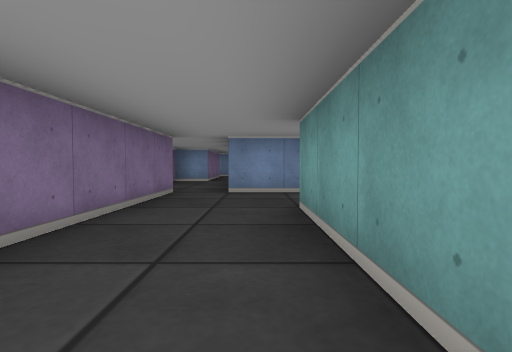
[1] (above)

16 first-person views from a walk through a cub3D level. The camera is about half as high as the walls, tilts 2° down and sees 80° across. The floor is counted in squares. Each view is taken from the middle of a square. On the plan, view 1 faces up. The plan holds only what a view shows up to about 9 squares ahead; the rest is blank.

[2]
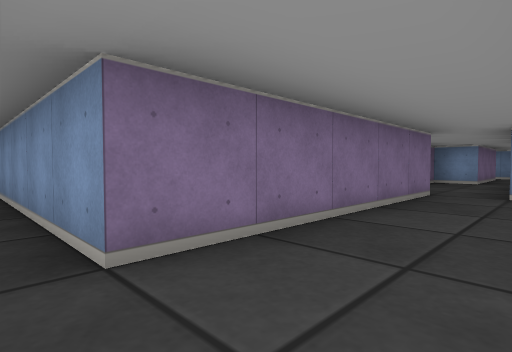

[3]
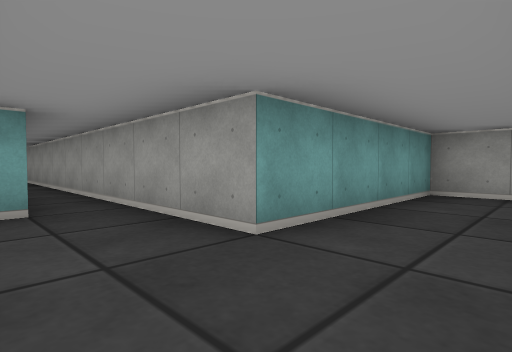

[4]
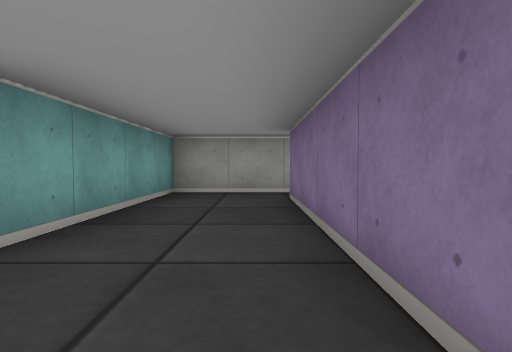

[5]
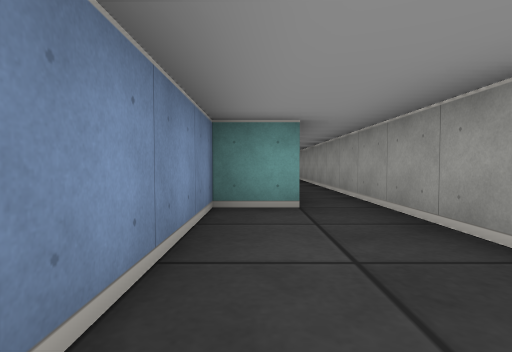

[6]
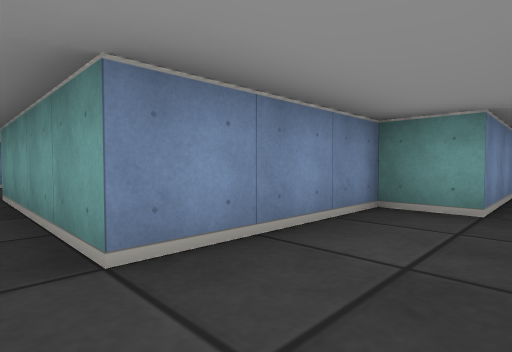

[7]
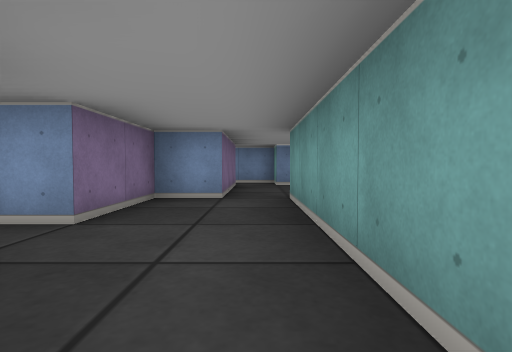

[8]
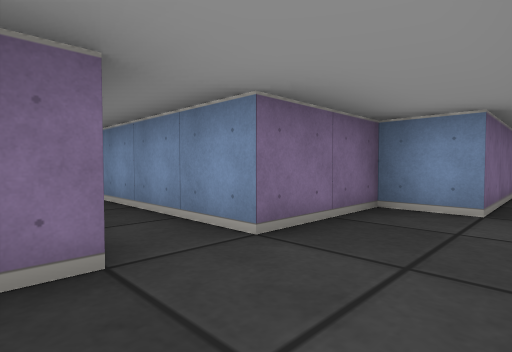

[9]
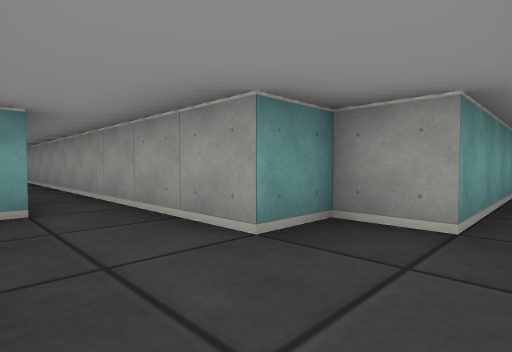

[10]
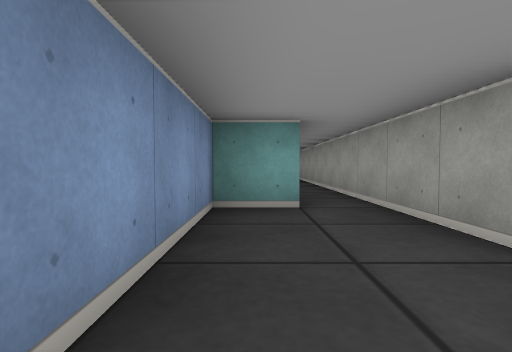

[11]
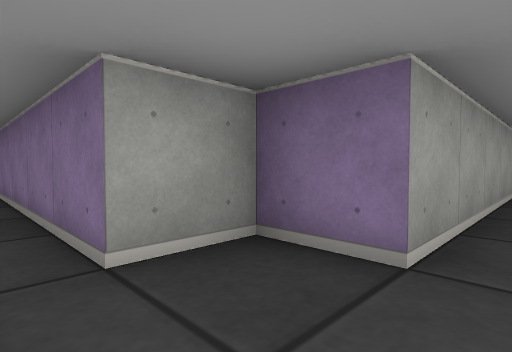

[12]
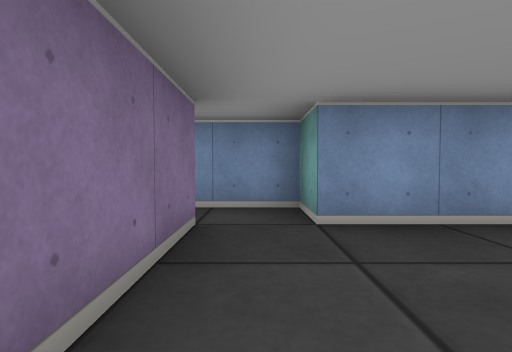

[13]
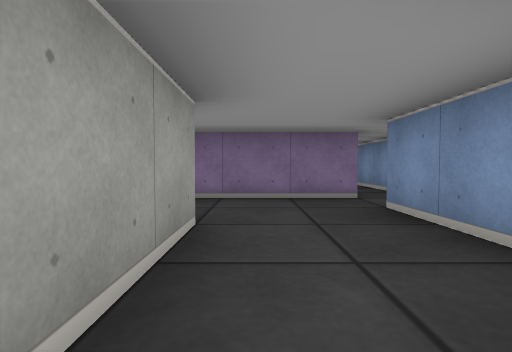

[14]
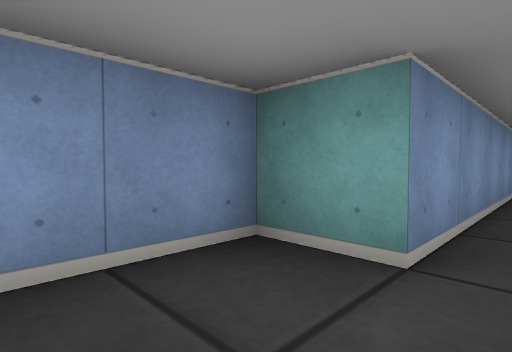

[15]
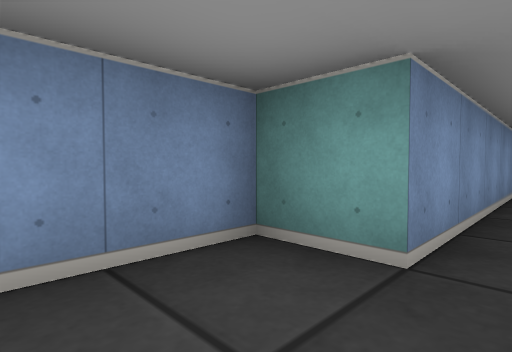

[16]
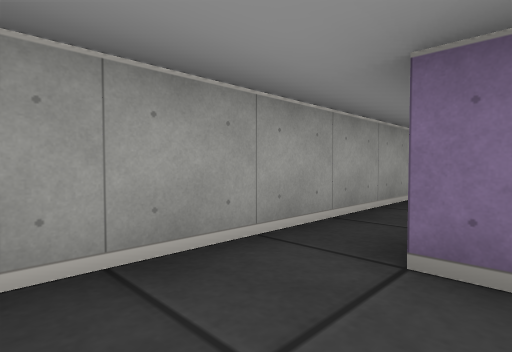

### Floor plan
Points are (right, up) in squares from view 1. A wall is a line through its corners. A room is listed if a view was taken in it or the views show most of it. See-through windows are left out.
Room 1 (views 1, 2, 3, 4, 5, 6, 7, 8, 15, 16)
walls: (-4.6, -0.5) (0.5, -0.5) (0.5, 3.5) (2.5, 3.5); (-1.5, 5.5) (-1.5, 0.5) (-5.9, 0.5); (2.5, 4.5) (2.5, 5.5) (-0.5, 5.5) (-0.5, 6.5)
ways out: opening at (-1, 6) to room 3; opening at (2, 4) to room 4
Room 2 (views 9, 10, 12, 14)
walls: (-0.5, 9.5) (0.5, 9.5) (0.5, 10.5) (2.5, 10.5); (-1.5, 12.6) (-1.5, 9.5); (2.5, 11.5) (2.5, 12.5) (-0.5, 12.5) (-0.5, 13.5) (-1.5, 13.5)
ways out: opening at (-1, 9) to room 3; opening at (3, 11) to room 4; opening at (-1, 13)
Room 3 (view 11)
walls: (-6.8, 6.5) (-2.5, 6.5) (-2.5, 5.5) (-1.5, 5.5); (-1.5, 9.5) (-2.5, 9.5) (-2.5, 7.5) (-5.5, 7.5); (-0.5, 6.5) (-0.5, 9.5)
ways out: opening at (-1, 6) to room 1; opening at (-1, 9) to room 2
Room 4 (view 13)
walls: (6.8, 11.5) (2.5, 11.5); (6.8, 4.5) (2.5, 4.5); (2.5, 10.5) (9.5, 10.5); (2.5, 3.5) (9.5, 3.5)
ways out: opening at (2, 4) to room 1; opening at (3, 11) to room 2

Positions as (right, up) in squares from view 1, and headings:
1: (0, 0), facing up
2: (0, 0), facing up-left
3: (-1, 5), facing down-right
4: (-1, 5), facing down
5: (-1, 5), facing right
6: (-1, 4), facing up-right
7: (-1, 5), facing up
8: (-1, 6), facing up-left
9: (-1, 12), facing down-right
10: (-1, 12), facing right
11: (-1, 7), facing down-left
12: (-1, 10), facing up
13: (3, 11), facing left
14: (1, 11), facing up-right
15: (1, 4), facing up-right
16: (0, 1), facing down-left
